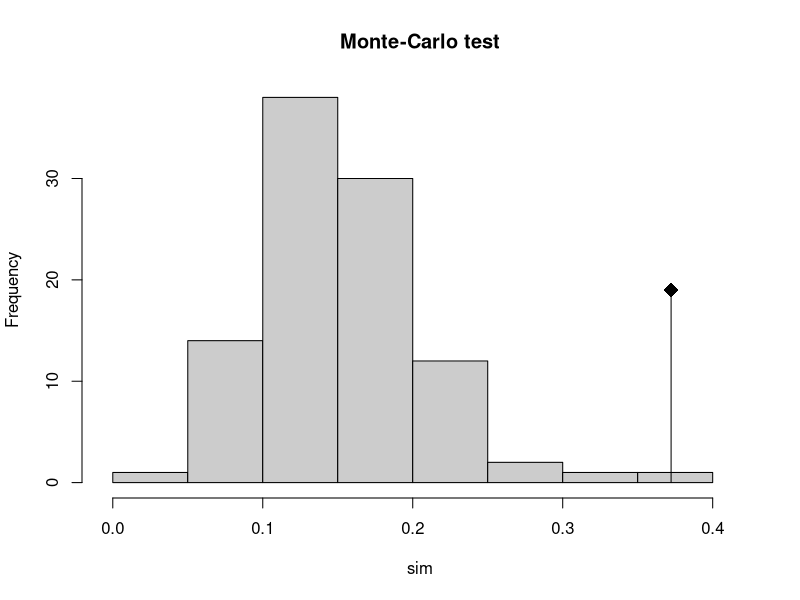

Generate this figure with R:
library(ade4)


### Name: randtest.between
### Title: Monte-Carlo Test on the between-groups inertia percentage (in
###   C).
### Aliases: randtest.between
### Keywords: multivariate nonparametric

### ** Examples

data(meaudret)
pca1 <- dudi.pca(meaudret$env, scan = FALSE, nf = 3)
rand1 <- randtest(bca(pca1, meaudret$design$season, scan = FALSE), 99)
rand1
plot(rand1, main = "Monte-Carlo test")
